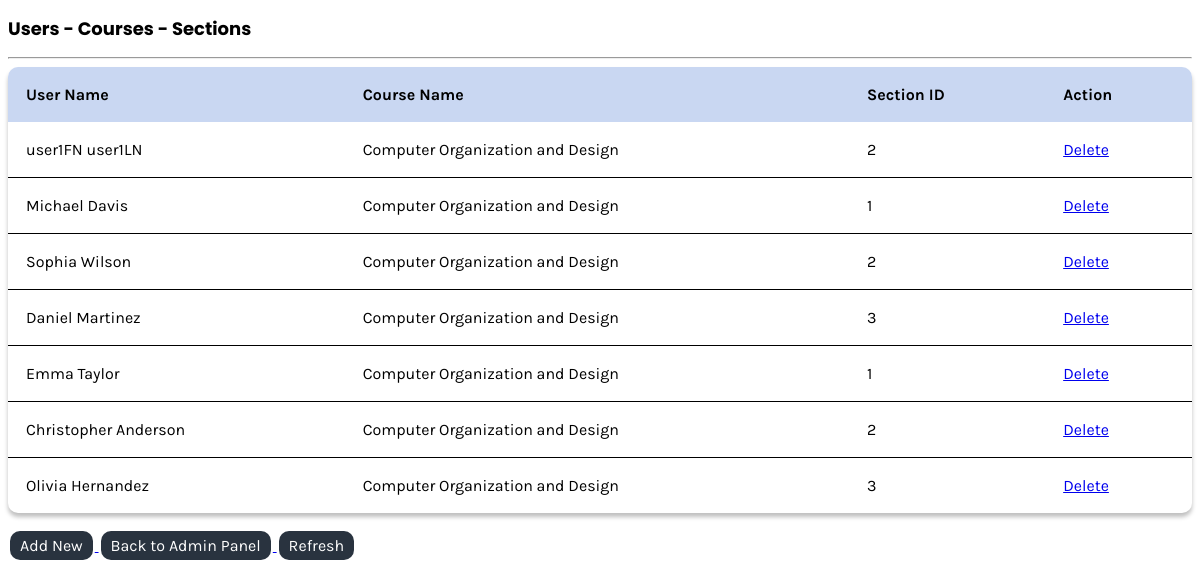
/assign-user.php (signed in), run on the app's committed database.
### tables this page shows
CREATE TABLE IF NOT EXISTS `user_course_section` (
  `userID` INT NOT NULL,
  `course_id` INT NOT NULL,
  `sectionID` INT NOT NULL,
  PRIMARY KEY (`userID`, `sectionID`),
  FOREIGN KEY (`userID`) REFERENCES `user`(`userID`) ON DELETE CASCADE ON UPDATE CASCADE,
  FOREIGN KEY (`course_id`) REFERENCES `courses`(`course_id`) ON DELETE CASCADE ON UPDATE CASCADE,
  FOREIGN KEY (`sectionID`) REFERENCES `section`(`sectionID`) ON DELETE CASCADE ON UPDATE CASCADE
);

CREATE TABLE IF NOT EXISTS `user`
(
  `userID` INT NOT NULL AUTO_INCREMENT PRIMARY KEY,
  `first_name` VARCHAR(50) NOT NULL,
  `last_name` VARCHAR(50) NOT NULL,
  `dob` DATE NOT NULL,
  `email` VARCHAR(150) NOT NULL UNIQUE,
  `username` VARCHAR(50) NOT NULL UNIQUE,
  `password` VARCHAR(50) NOT NULL,
  `first_login` BOOLEAN DEFAULT TRUE,
  `roleID` INT NOT NULL,
  FOREIGN KEY (`roleID`) REFERENCES `role` (`roleID`),
  INDEX (`roleID`)
) AUTO_INCREMENT = 10000;

CREATE TABLE IF NOT EXISTS `courses` (
  `course_id` INT NOT NULL AUTO_INCREMENT,
  `course_name` VARCHAR(150) NOT NULL,
  `course_code` VARCHAR(150) NOT NULL,
  `dept_name` VARCHAR(150) NOT NULL,
  `semester` VARCHAR(150) NOT NULL,
  `room_no` VARCHAR(150) NOT NULL,
  `instructor_name` VARCHAR(150) NOT NULL,
  PRIMARY KEY (`course_id`)
) AUTO_INCREMENT=1;

### assign-user.php (the view, shortened to what this page needs)
<?php
require("session.php");
?>
<!DOCTYPE html>
<html lang="en">
<head>
    <link rel="stylesheet" href="style.css">
</head>
<div class="content-body">
    <?php
    $query = "SELECT ucs.userID, ucs.sectionID, c.course_id, c.course_name, s.section_name, u.first_name, u.last_name
                FROM user_course_section ucs
                    JOIN user u ON u.userID = ucs.userID
                    JOIN courses c ON c.course_id = ucs.course_id
                    JOIN section s ON s.sectionID = ucs.sectionID
                ORDER BY u.userID ASC";
    $results = mysqli_query($conn, $query);
    ?>
    <h2>Users - Courses - Sections</h2>
    <hr>
    <table>
        <thead>
            <tr>
                <th>User Name</th>
                <th>Course Name</th>
                <th>Section ID</th>
                <th colspan="2">Action</th>
            </tr>
        </thead>
        <tbody>
            <?php
            foreach ($results as $row) {
                $userID = $row['userID'];
                $first_name = $row['first_name'];
                $last_name = $row['last_name'];
                $course_id = $row['course_id'];
                $course_name = $row['course_name'];
                $sectionID = $row['sectionID'];
            ?>
                <tr>
                    <td><?= $first_name . " " . $last_name ?></td>
                    <td><?= $course_name ?></td>
                    <td><?= $sectionID ?></td>
                    <td><a href="?page=assign-user&delete_view=true&userID=<?= $userID ?>&course_id=<?= $course_id ?>&sectionID=<?= $sectionID ?>" onclick="return confirm('Please confirm deletion')">Delete</a></td>
                </tr>
            <?php
            }
            ?>
        </tbody>
    </table>
    <a href="?page=assign-user&add_view=true">
        <button>Add New</button>
    </a>
    <a href="admin.php">
        <button>Back to Admin Panel</button>
    </a>
    <a href="assign-user.php">
        <button>Refresh</button>
    </a>
</div>
</html>

### style.css (style rules this page uses)
h2 { font-family: 'Poppins', sans-serif; font-size: 18px; }
table { width: 100%; position: relative; background: white; box-shadow: 0px 4px 4px rgba(0, 0, 0, 0.25); border-radius: 10px; border-collapse: collapse; overflow: hidden; }
tr { border-bottom: 1px solid black; }
tr:last-child { border-bottom: none; }
th { background-color: #c9d7f2; }
th, td { padding: 18px; text-align: left; }
button { display: flex; justify-content: center; font-family: 'Karla', sans-serif; background-color: #29333F; border: none; color: white; padding: 5px 10px 5px 10px; text-align: center; text-decoration: none; display: inline-block; font-size: 16px; margin: 18px 2px; cursor: pointer; border-radius: 10px; }
*, *::after, *::before { box-sizing: border-box; }
hr { height: 0.25px; background-color: white; }

### data on the page
user_course_section: userID.first_name "user1FN", userID.last_name "user1LN", course.course_name "Computer Organization and Design", sectionID "2"
user_course_section: userID.first_name "Michael", userID.last_name "Davis", course.course_name "Computer Organization and Design", sectionID "1"
user_course_section: userID.first_name "Sophia", userID.last_name "Wilson", course.course_name "Computer Organization and Design", sectionID "2"
user_course_section: userID.first_name "Daniel", userID.last_name "Martinez", course.course_name "Computer Organization and Design", sectionID "3"
user_course_section: userID.first_name "Emma", userID.last_name "Taylor", course.course_name "Computer Organization and Design", sectionID "1"
user_course_section: userID.first_name "Christopher", userID.last_name "Anderson", course.course_name "Computer Organization and Design", sectionID "2"
user_course_section: userID.first_name "Olivia", userID.last_name "Hernandez", course.course_name "Computer Organization and Design", sectionID "3"
